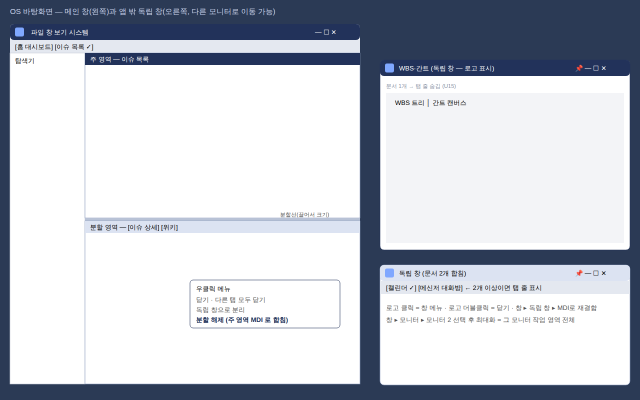
#> input picture frameworks/ui/plan/09_화면설계/img/desktop_sdi.png, 1280 x 800 px (shown at 1/2 size)
$ python -i frame_meter.py   (imports and definitions only)
#> lines starting #> are read from the running program, lines starting #| are printed output that depends on the picture
# 창틀(제목색 띠·외곽선·모서리 반경·계단·밝은 띠)을 PNG 에서 수치로만 재는 측정기 (판정 없음, 입력 API 미사용)
"""frame_meter.py — 창 PNG 한 장에서 창틀 수치를 낸다. 판정은 하지 않고 수치와 근거만 JSON 으로 낸다.

입력
  --png <파일>            이미 있는 캡처 PNG (PrintWindow 비합성 또는 화면 캡처)
  --capture-hwnd <hwnd>   PrintWindow(PW_RENDERFULLCONTENT) 로 직접 캡처해 --out 에 저장 후 측정 (입력 API 미사용)
  --box L,T,R,B           창 바깥 경계(포함, 픽셀). 생략 시 PNG 전체
  --mode noncomposited|composited   비합성은 그림자가 없다. 합성 캡처는 그림자가 경계에 섞이므로 경고를 낸다
  --out <파일>            캡처 저장 경로(--capture-hwnd 필수) 또는 JSON 저장 경로(--json-out)

출력 JSON 키: titlebar_height_px, edge_title_band_px, outline_px, corner_radius_fit, arc_deviation_rows, bright_band, warnings, evidence
"""
import argparse
import json
import math
import os
import subprocess
import sys
import tempfile

from PIL import Image

TOL = 18          # 바탕과 다름 판정 허용 채널 차
BODY_TOL = 10     # 몸통과 다름 판정
RUN_TOL = 6       # 세로 단면 구간 분할 허용 차
ARC_DEV_PX = 1.0  # 단일 원호 이탈 판정: 피팅 잔차 절댓값이 이 값(px)을 넘는 행
ROWS = 16         # 모서리에서 읽는 행 수
SCAN = 24         # 모서리 행당 가로 탐색 폭


def lum(p):
    return 0.299 * p[0] + 0.587 * p[1] + 0.114 * p[2]


def diff(a, b):
    return max(abs(a[i] - b[i]) for i in range(4))


# [72 lines left out: functions capture, corner_fit, runs, not called in this run]


def auto_box(im):
    """투명 여백(alpha<=16)을 뺀 불투명 화소 외접 사각형. 투명 화소가 없으면 None."""
    a = im.getchannel("A")
    if a.getextrema()[0] <= 16:
        return a.point(lambda v: 255 if v > 16 else 0).getbbox(), "auto_alpha_bbox"  # (l,t,r+1,b+1)
    # PrintWindow 는 여백을 불투명 검정(0,0,0,255)으로 남기기도 한다 → 모서리 화소가 순검정이면 그 색 여백을 뺀 외접 사각형
    W, H = im.size
    corner = im.getpixel((0, H - 1))
    if corner[:3] != (0, 0, 0):
        return None, None
    # 외톨이 화소·전폭 선이 여백에 끼어도 되도록 투영 비율(25% 이상 비검정)로 열→행 순서로 경계를 잡는다
    px = im.convert("RGB").load()
    nb = lambda x, y: max(px[x, y]) > TOL
    cols = [x for x in range(W) if sum(1 for y in range(H) if nb(x, y)) > H * 0.25]
    if not cols:
        return None, None
    cl, cr = cols[0], cols[-1]
    rows = [y for y in range(H) if sum(1 for x in range(cl, cr + 1) if nb(x, y)) > (cr - cl + 1) * 0.25]
    if not rows:
        return None, None
    return (cl, rows[0], cr + 1, rows[-1] + 1), "auto_black_margin_bbox"


# [180 lines left out: functions measure, main, not called in this run]


# [2 lines not run here, left out]

>>> import cv2
>>> picture = cv2.imread('../../../plan/09_화면설계/img/desktop_sdi.png', cv2.IMREAD_GRAYSCALE)
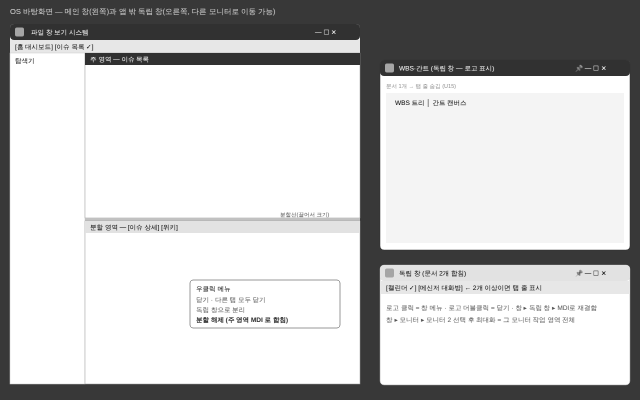
#> picture: shape (800, 1280) (shown at 1/2 size); min 0, max 255, mean 199.4
#> (the run stopped early here; a loop or call above may not have finished)

$ run again, on frameworks/ui/plan/09_화면설계/img/mobile_phone.png
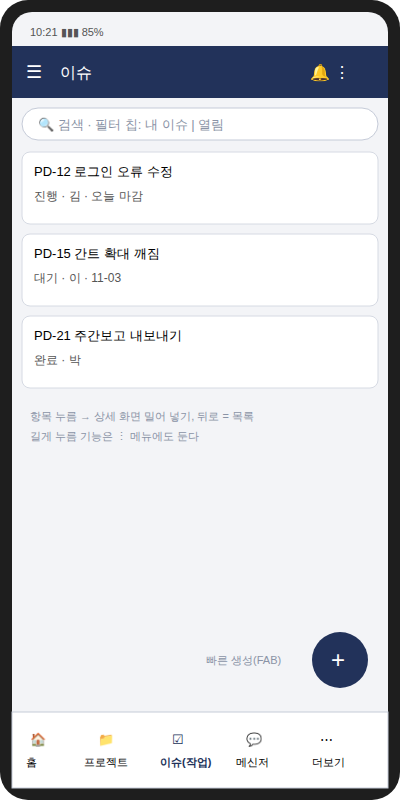
#> input picture frameworks/ui/plan/09_화면설계/img/mobile_phone.png, 400 x 800 px
#> `picture = cv2.imread('../../../plan/09_화면설계/img/desktop_sdi.png', cv2...`:
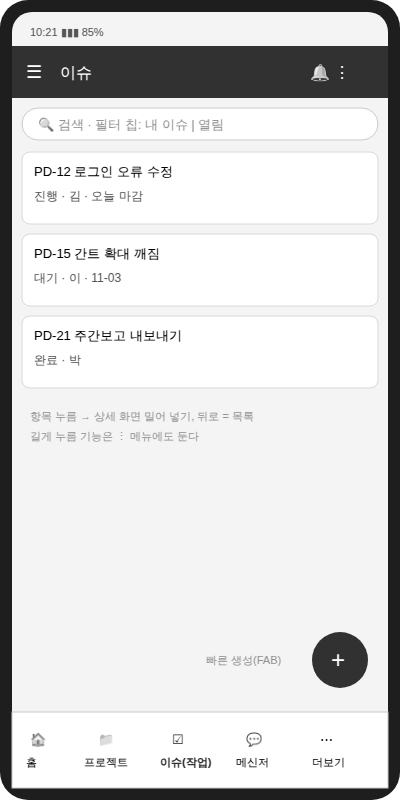
#> picture: shape (800, 400); min 0, max 255, mean 213.8

$ run again, on frameworks/ui/plan/09_화면설계/img/mobile_tablet.png
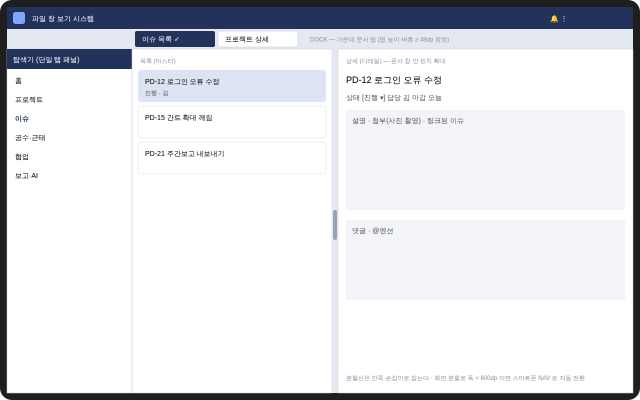
#> input picture frameworks/ui/plan/09_화면설계/img/mobile_tablet.png, 1280 x 800 px (shown at 1/2 size)
#> `picture = cv2.imread('../../../plan/09_화면설계/img/desktop_sdi.png', cv2...`:
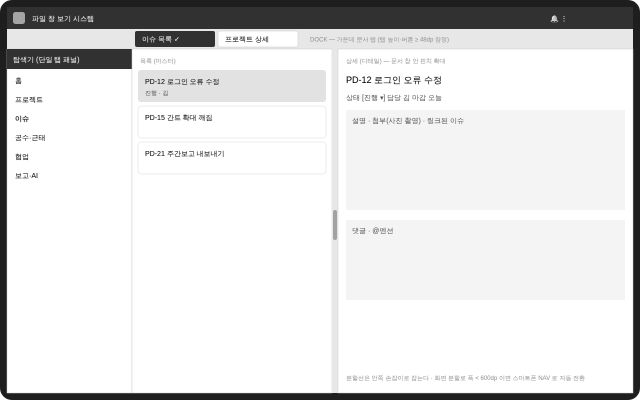
#> picture: shape (800, 1280) (shown at 1/2 size); min 0, max 255, mean 223.4

$ run again, on frameworks/ui/plan/09_화면설계/img/web_shell.png
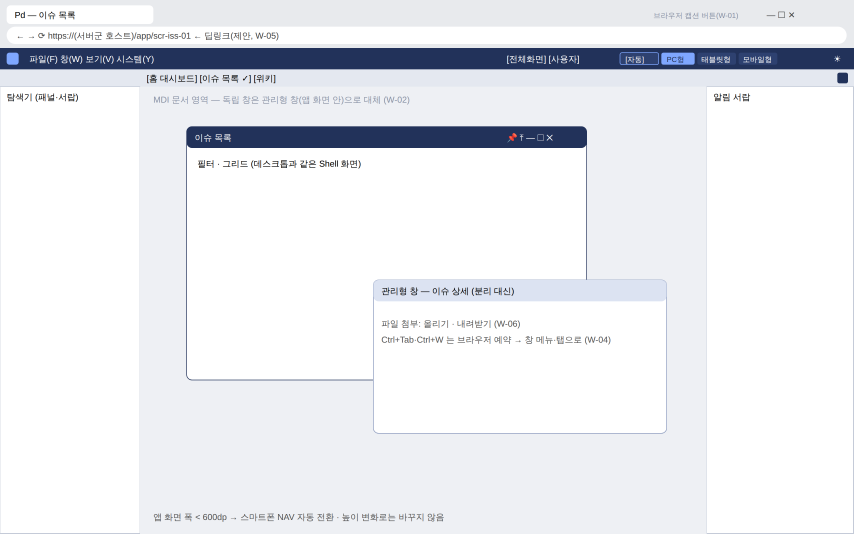
#> input picture frameworks/ui/plan/09_화면설계/img/web_shell.png, 2560 x 1600 px (shown at 1/3 size)
#> `picture = cv2.imread('../../../plan/09_화면설계/img/desktop_sdi.png', cv2...`:
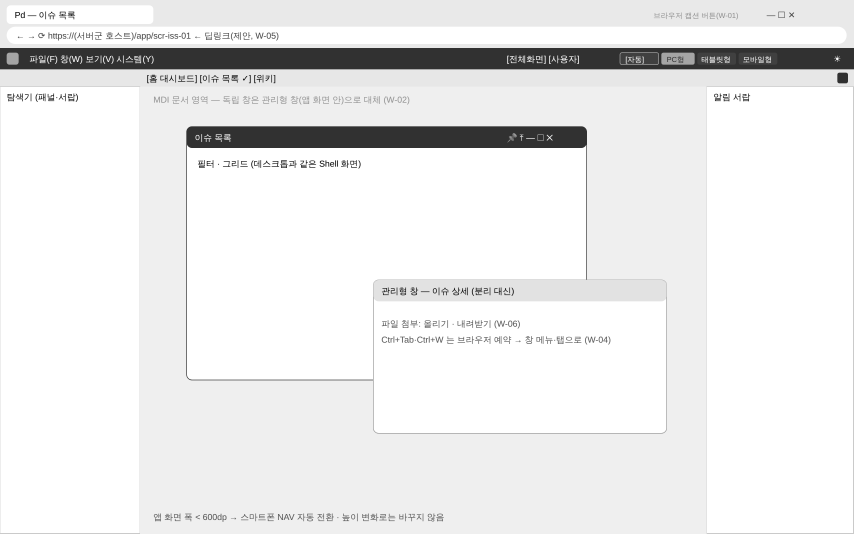
#> picture: shape (1600, 2560) (shown at 1/3 size); min 0, max 255, mean 234.9
